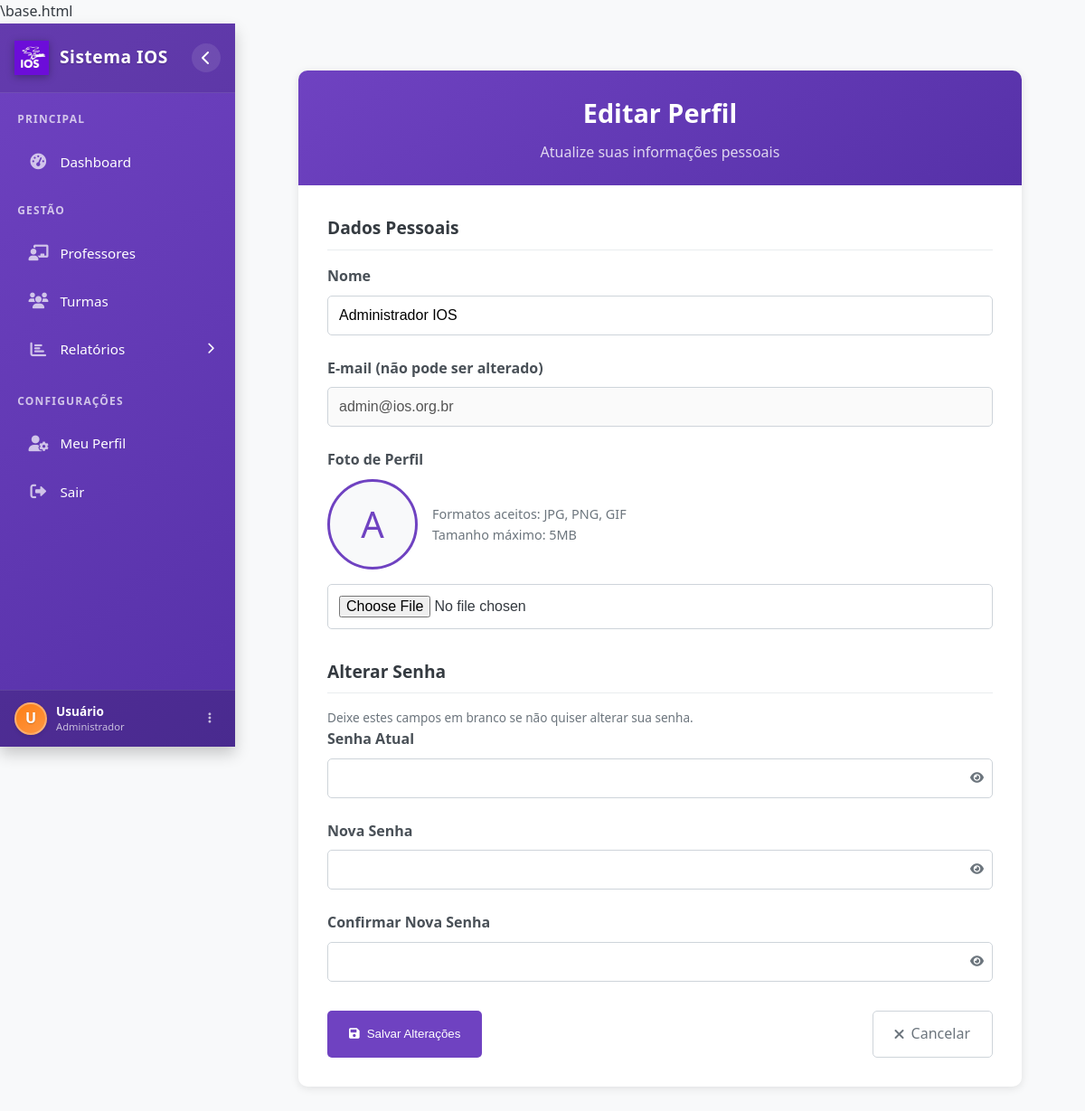
The app's page /editar-perfil (signed in) with its own data.
### app.py (models this page shows)
class Professor(db.Model):
    id = db.Column(db.Integer, primary_key=True)
    nome = db.Column(db.String(100))
    email = db.Column(db.String(100), unique=True, nullable=False)
    foto_perfil = db.Column(db.String(255), nullable=True)
    turmas = db.relationship('Turma', backref='professor', lazy=True)

class Usuario(db.Model):
    id = db.Column(db.Integer, primary_key=True)
    email = db.Column(db.String(100), unique=True, nullable=False)
    senha = db.Column(db.String(200), nullable=False)
    tipo = db.Column(db.String(20), nullable=False)  # 'master', 'professor'

### app.py (the view, shortened to what this page needs)
@app.route('/editar-perfil', methods=['GET', 'POST'])
def editar_perfil():
    if 'user_id' not in session:
        flash('Você precisa estar logado para acessar esta página', 'warning')
        return redirect(url_for('login'))
    user_id = session['user_id']
    usuario = Usuario.query.get(user_id)
    if session['tipo_usuario'] in ['professor', 'master']:
        professor = Professor.query.filter_by(email=usuario.email).first()
        return render_template('editar_perfil.html', usuario=usuario, professor=professor)
    return redirect(url_for('index'))

### templates/editar_perfil.html (shortened to what this page needs)
{% extends "base.html" %}  {% block content %}
<div class="form-container">
  <div class="form-header">
    <h1 class="form-title">Editar Perfil</h1>
    <p class="form-subtitle">Atualize suas informações pessoais</p>
  </div>
  <div class="form-content">
    <form
      method="POST"
      action="{{ url_for('editar_perfil') }}"
      enctype="multipart/form-data"
    >
      <div class="form-section">
        <h2 class="form-section-title">Dados Pessoais</h2>
        <div class="form-group">
          <label for="nome">Nome</label>
          <input
            type="text"
            id="nome"
            name="nome"
            class="form-control"
            value="{{ professor.nome if professor else '' }}"
            required
          />
        </div>
        <div class="form-group">
          <label for="email">E-mail (não pode ser alterado)</label>
          <input
            type="email"
            id="email"
            class="form-control"
            value="{{ usuario.email }}"
            readonly
            disabled
          />
        </div>
        <div class="form-group">
          <label for="foto_perfil">Foto de Perfil</label>
          <div class="avatar-preview">
            <div class="avatar-image">
              {% if professor and professor.foto_perfil %}
              <img
                src="{{ url_for('static', filename=professor.foto_perfil) }}"
                alt="{{ professor.nome }}"
                id="avatar-preview-img"
              />
              {% else %}
              <div class="avatar-placeholder" id="avatar-placeholder">
                {{ professor.nome[0]|upper if professor and professor.nome else
                'U' }}
              </div>
              {% endif %}
            </div>
            <div class="avatar-info">
              <p>Formatos aceitos: JPG, PNG, GIF</p>
              <p>Tamanho máximo: 5MB</p>
            </div>
          </div>
          <input
            type="file"
            id="foto_perfil"
            name="foto_perfil"
            class="form-control"
            accept="image/jpeg,image/png,image/gif"
          />
        </div>
      </div>
      <div class="form-section">
        <h2 class="form-section-title">Alterar Senha</h2>
        <p class="form-helper">
          Deixe estes campos em branco se não quiser alterar sua senha.
        </p>
        <div class="form-group">
          <label for="senha_atual">Senha Atual</label>
          <div class="password-toggle">
            <input
              type="password"
              id="senha_atual"
              name="senha_atual"
              class="form-control"
            />
            <button
              type="button"
              class="toggle-password"
              onclick="togglePassword('senha_atual')"
            >
              <i class="fas fa-eye" id="senha_atual_icon"></i>
            </button>
          </div>
        </div>
        <div class="form-group">
          <label for="nova_senha">Nova Senha</label>
          <div class="password-toggle">
            <input
              type="password"
              id="nova_senha"
              name="nova_senha"
              class="form-control"
            />
            <button
              type="button"
              class="toggle-password"
              onclick="togglePassword('nova_senha')"
            >
              <i class="fas fa-eye" id="nova_senha_icon"></i>
            </button>
          </div>
        </div>
        <div class="form-group">
          <label for="confirmar_senha">Confirmar Nova Senha</label>
          <div class="password-toggle">
            <input
              type="password"
              id="confirmar_senha"
              name="confirmar_senha"
              class="form-control"
            />
            <button
              type="button"
              class="toggle-password"
              onclick="togglePassword('confirmar_senha')"
            >
              <i class="fas fa-eye" id="confirmar_senha_icon"></i>
            </button>
          </div>
        </div>
      </div>
      <div class="form-actions">
        <button type="submit" class="btn btn-primary">
          <i class="fas fa-save"></i> Salvar Alterações
        </button>
        <a href="{{ url_for('perfil') }}" class="btn btn-outline">
          <i class="fas fa-times"></i> Cancelar
        </a>
      </div>
    </form>
  </div>
</div>
{% endblock %}

### static/css/styles.css (style rules this page uses)
:root { --primary-color: #6f42c1; --secondary-color: #fd7e14; --text-light: #ffffff; --text-dark: #343a40; --bg-light: #f8f9fa; --bg-dark: #343a40; --transition-speed: 300ms; }
* { margin: 0; padding: 0; box-sizing: border-box; }
body { font-family: "Segoe UI", Tahoma, Geneva, Verdana, sans-serif; background-color: var(--bg-light); color: var(--text-dark); line-height: 1.6; }
a { text-decoration: none; color: var(--primary-color); }
.btn { display: inline-block; padding: 8px 15px; background-color: var(--primary-color); color: white; border: none; border-radius: 4px; cursor: pointer; transition: background-color 0.3s; }

### static/css/sidebar.css (style rules this page uses)
:root { --primary-color: #6f42c1; --primary-color-dark: #5631a8; --secondary-color: #fd7e14; --secondary-color-light: #ff9642; --text-light: #ffffff; --text-light-muted: rgba(255, 255, 255, 0.7); --text-dark: #343a40; --bg-light: #f8f9fa; --bg-dark: #343a40; --border-color: rgba(255, 255, 255, 0.1); --transition-speed: 300ms; --shadow-small: 0 2px 4px rgba(0, 0, 0, 0.1); --shadow-medium: 0 4px 8px rgba(0, 0, 0, 0.2); --shadow-large: 0 8px 16px rgba(0, 0, 0, 0.2); }

### templates/editar_perfil.html (style rules this page uses)
.form-container { max-width: 800px; margin: 2rem auto; background-color: #fff; border-radius: 10px; box-shadow: 0 2px 10px rgba(0, 0, 0, 0.1); overflow: hidden; }
.form-header { background: linear-gradient(145deg, #6f42c1 0%, #5631a8 100%); color: white; padding: 1.5rem; text-align: center; position: relative; }
.form-title { font-size: 1.8rem; margin: 0; }
.form-subtitle { font-size: 1rem; opacity: 0.8; margin-top: 0.5rem; }
.form-content { padding: 2rem; }
.form-section { margin-bottom: 2rem; }
.form-section-title { font-size: 1.2rem; font-weight: 600; color: #343a40; margin-bottom: 1rem; padding-bottom: 0.5rem; border-bottom: 1px solid #e9ecef; }
.form-group { margin-bottom: 1.5rem; }
.form-group label { display: block; font-weight: 600; color: #495057; margin-bottom: 0.5rem; }
.form-control { width: 100%; padding: 0.75rem; border: 1px solid #ced4da; border-radius: 5px; font-size: 1rem; transition: border-color 0.3s; }
.avatar-preview { display: flex; align-items: center; margin-bottom: 1rem; }
.avatar-image { width: 100px; height: 100px; border-radius: 50%; border: 3px solid #6f42c1; overflow: hidden; margin-right: 1rem; background-color: #f8f9fa; display: flex; justify-content: center; align-items: center; }
.avatar-placeholder { font-size: 2.5rem; color: #6f42c1; }
.avatar-info { color: #6c757d; font-size: 0.9rem; }
.form-actions { display: flex; justify-content: space-between; margin-top: 2rem; }
.btn { display: inline-flex; align-items: center; padding: 0.75rem 1.5rem; border-radius: 5px; font-weight: 500; text-decoration: none; transition: all 0.3s; cursor: pointer; border: none; }
.btn i { margin-right: 8px; }
.btn-primary { background-color: #6f42c1; color: white; }
.btn-outline { background-color: transparent; color: #6c757d; border: 1px solid #ced4da; }
.password-toggle { position: relative; }
.toggle-password { position: absolute; right: 10px; top: 50%; transform: translateY(-50%); background: none; border: none; cursor: pointer; color: #6c757d; }
.form-helper { color: #6c757d; font-size: 0.85rem; margin-top: 0.25rem; }

### records on screen
Professor: nome "Administrador IOS", nome "A"
Usuario: email "admin@ios.org.br"

### other values on screen
{{ usuario.nome[0]|upper if usuario and usuario.nome else 'U' }} "U"
{{ usuario.nome if usuario and usuario.nome else 'Usuário' }} "Usuário"
